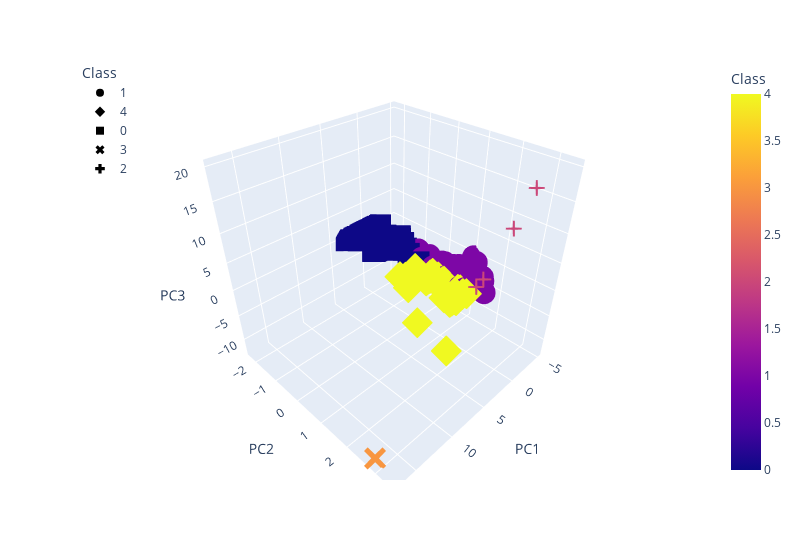

Here is the notebook cell this chart was saved with:
### Code cell
# Visualizing Results
fig = px.scatter_3d(
    clustered_df,
    x="PC1",
    y="PC2",
    z="PC3",
    color="Class",
    symbol="Class",
    width=800,
    hover_name="CoinName",
    hover_data=["Algorithm"],
)
fig.update_layout(legend=dict(x=0, y=1))
fig.show()

### Figure 1 — Plotly figure (JSON) as saved in the notebook; plotly's stock layout.template omitted (floating-point values rounded to 4 significant figures; data arrays with more than 128 entries replaced by an {"elided": "..."} marker saying what was removed)
{"data": [{"customdata": {"elided": "218x1 str values"}, "hovertemplate": "<b>%{hovertext}</b><br><br>Class=%{marker.color}<br>PC1=%{x}<br>PC2=%{y}<br>PC3=%{z}<br>Algorithm=%{customdata[0]}<extra></extra>", "hovertext": {"elided": "218 str values"}, "legendgroup": "1", "marker": {"color": {"elided": "218 int values"}, "coloraxis": "coloraxis", "symbol": "circle"}, "mode": "markers", "name": "1", "scene": "scene", "showlegend": true, "type": "scatter3d", "x": {"elided": "218 float values"}, "y": {"elided": "218 float values"}, "z": {"elided": "218 float values"}}, {"customdata": [["X13"], ["SHA-512"], ["Scrypt"], ["PHI1612"], ["Shabal256"], ["X11"], ["Scrypt"], ["Scrypt"], ["Scrypt"], ["SHA-256D"], ["SHA-256D"], ["DPoS"], ["X13"], ["X11"], ["Scrypt"], ["SHA-256"], ["X15"], ["536"], ["Scrypt"], ["X13"], ["Scrypt"], ["Ouroboros"], ["Scrypt"], ["SHA-256"], ["DPoS"], ["NIST5"], ["Scrypt"], ["Proof-of-BibleHash"], ["VBFT"], ["Semux BFT consensus"], ["Scrypt"], ["Scrypt"], ["Scrypt"], ["SHA-512"], ["XEVAN"], ["Scrypt"], ["SHA-256D"], ["DPoS"], ["Scrypt"], ["DPoS"], ["Scrypt"], ["TRC10"], ["PoS"], ["SHA-256"]], "hovertemplate": "<b>%{hovertext}</b><br><br>Class=%{marker.color}<br>PC1=%{x}<br>PC2=%{y}<br>PC3=%{z}<br>Algorithm=%{customdata[0]}<extra></extra>", "hovertext": ["EliteCoin", "Bitshares", "CasinoCoin", "TittieCoin", "BurstCoin", "Hitcoin", "ZeitCoin", "SafeExchangeCoin", "Swiscoin", "BuzzCoin", "LanaCoin", "ARK", "EmberCoin", "XenixCoin", "PandaCoin", "ProCurrency", "HTML5 Coin", "Espers", "Linda", "DeepOnion", "Draftcoin", "Cardano", "WomenCoin", "Infinity Economics", "Lamden Tau", "Electra", "GermanCoin", "BiblePay", "Ontology", "Semux", "Swisscoin", "Lynx", "ThunderStake", "Kcash", "BitMoney", "Credit", "Titan Coin", "ALAX", "LiteDoge", "Lisk", "HiCoin", "BitTorrent", "Nxt", "ZEPHYR"], "legendgroup": "4", "marker": {"color": [4, 4, 4, 4, 4, 4, 4, 4, 4, 4, 4, 4, 4, 4, 4, 4, 4, 4, 4, 4, 4, 4, 4, 4, 4, 4, 4, 4, 4, 4, 4, 4, 4, 4, 4, 4, 4, 4, 4, 4, 4, 4, 4, 4], "coloraxis": "coloraxis", "symbol": "diamond"}, "mode": "markers", "name": "4", "scene": "scene", "showlegend": true, "type": "scatter3d", "x": [1.66, 1.852, 3.397, 1.008, 4.538, 0.9362, 1.914, 2.495, 1.479, 1.8, 1.189, 2.94, 0.9734, 1.068, 1.735, 0.9247, 1.767, 2.687, 1.279, 1.445, 2.132, 3.243, 1.447, 1.336, 3.303, 1.314, 1.181, 9.253, 1.188, 1.764, 1.064, 3.733, 0.7833, 2.804, 1.976, 1.536, 1.099, 3.605, 1.311, 2.993, 1.365, 8.074, 1.173, 2.545], "y": [1.74, 1.781, 0.3246, 1.759, 0.7156, 1.182, 0.8431, 0.3384, 0.2265, 1.87, 1.876, 1.963, 1.761, 1.153, 0.8474, 0.7585, 1.851, 1.843, 0.9313, 1.722, 0.8129, 1.683, 0.9324, 0.7624, 1.956, 1.452, 0.9318, 3.066, 1.717, 1.982, 0.9372, 0.1936, 0.9371, 1.993, 1.254, 0.9286, 1.878, 1.953, 0.9322, 1.962, 0.853, 1.891, 2.001, 0.894], "z": [-0.4781, -0.1469, -0.2738, -0.2444, -0.2445, -0.3775, -0.2394, -0.2557, -0.2599, -0.5455, -0.5414, 0.1138, -0.4343, -0.4546, -0.2314, -0.1185, -0.499, -0.5659, -0.4177, -0.5314, -0.3175, -0.2009, -0.411, -0.09872, 0.1048, -0.4217, -0.4183, 0.4354, -0.1534, 0.1365, -0.4061, -0.2992, -0.4125, -0.1006, -0.2393, -0.4194, -0.5386, 0.101, -0.4146, 0.1121, -0.2241, 0.03119, -0.09914, 0.04544]}, {"customdata": {"elided": "230x1 str values"}, "hovertemplate": "<b>%{hovertext}</b><br><br>Class=%{marker.color}<br>PC1=%{x}<br>PC2=%{y}<br>PC3=%{z}<br>Algorithm=%{customdata[0]}<extra></extra>", "hovertext": {"elided": "230 str values"}, "legendgroup": "0", "marker": {"color": {"elided": "230 int values"}, "coloraxis": "coloraxis", "symbol": "square"}, "mode": "markers", "name": "0", "scene": "scene", "showlegend": true, "type": "scatter3d", "x": {"elided": "230 float values"}, "y": {"elided": "230 float values"}, "z": {"elided": "230 float values"}}, {"customdata": [["VeChainThor Authority"]], "hovertemplate": "<b>%{hovertext}</b><br><br>Class=%{marker.color}<br>PC1=%{x}<br>PC2=%{y}<br>PC3=%{z}<br>Algorithm=%{customdata[0]}<extra></extra>", "hovertext": ["Vechain"], "legendgroup": "3", "marker": {"color": [3], "coloraxis": "coloraxis", "symbol": "x"}, "mode": "markers", "name": "3", "scene": "scene", "showlegend": true, "type": "scatter3d", "x": [17.07], "y": [2.789], "z": [-12.39]}, {"customdata": [["SHA-256 + Hive"], ["Proof-of-Authority"], ["ECC 256K1"], ["Leased POS"]], "hovertemplate": "<b>%{hovertext}</b><br><br>Class=%{marker.color}<br>PC1=%{x}<br>PC2=%{y}<br>PC3=%{z}<br>Algorithm=%{customdata[0]}<extra></extra>", "hovertext": ["LitecoinCash", "Poa Network", "Acute Angle Cloud", "Waves"], "legendgroup": "2", "marker": {"color": [2, 2, 2, 2], "coloraxis": "coloraxis", "symbol": "cross"}, "mode": "markers", "name": "2", "scene": "scene", "showlegend": true, "type": "scatter3d", "x": [5.759, 2.851, 6.549, 0.8201], "y": [3.223, 3.336, 3.202, 3.419], "z": [9.671, 15.41, 9.056, 19.95]}], "layout": {"coloraxis": {"colorbar": {"title": {"text": "Class"}}, "colorscale": [[0, "#0d0887"], [0.1111, "#46039f"], [0.2222, "#7201a8"], [0.3333, "#9c179e"], [0.4444, "#bd3786"], [0.5556, "#d8576b"], [0.6667, "#ed7953"], [0.7778, "#fb9f3a"], [0.8889, "#fdca26"], [1, "#f0f921"]]}, "legend": {"title": {"text": "Class"}, "tracegroupgap": 0, "x": 0, "y": 1}, "margin": {"t": 60}, "scene": {"domain": {"x": [0, 1], "y": [0, 1]}, "xaxis": {"title": {"text": "PC1"}}, "yaxis": {"title": {"text": "PC2"}}, "zaxis": {"title": {"text": "PC3"}}}, "width": 800}}
